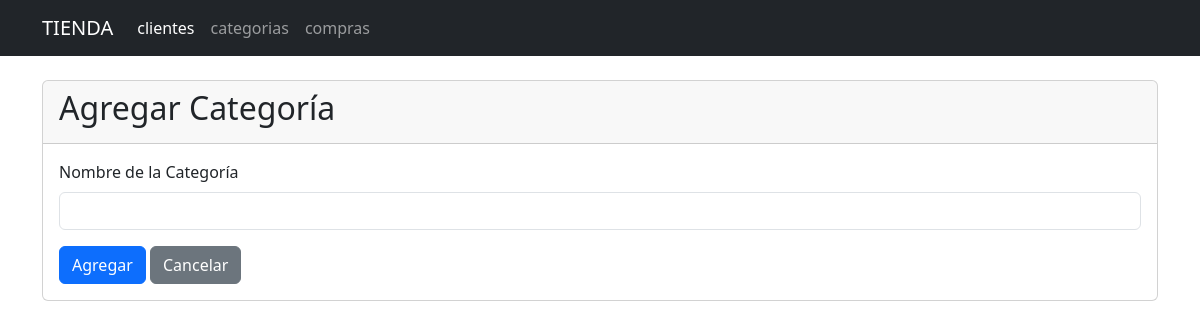
The app's page /editar_categoria/5, older data.
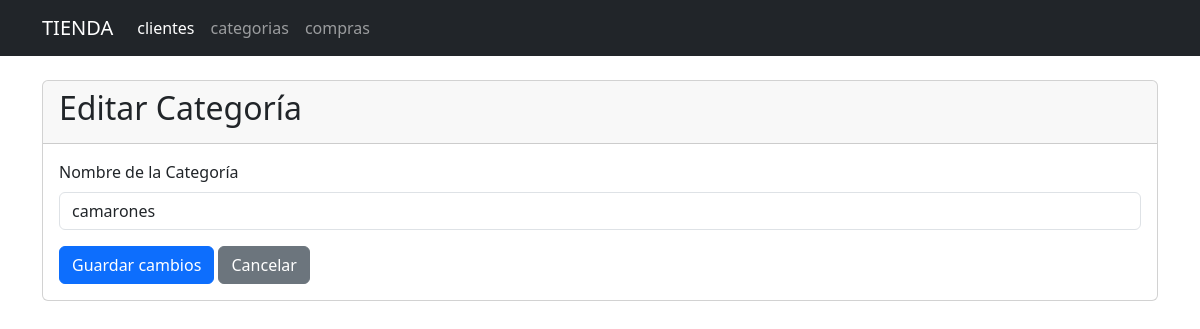
The same page, newer data.
### tables this page shows
CREATE TABLE categoria (
    id INTEGER PRIMARY KEY AUTOINCREMENT,
    nombre TEXT NOT NULL
);

### app.py (the view, shortened to what this page needs)
@app.route('/editar_categoria/<int:id>', methods=['GET', 'POST'])
def editar_categoria(id):
    conn = get_db_connection()
    categoria = conn.execute(
        'SELECT * FROM categoria WHERE id = ?',
        (id,)
    ).fetchone()
    conn.close()
    return render_template(
        'form_categoria.html',
        categoria=categoria
    )

### app.py (called while the page is built)
def get_db_connection():
    conn = sqlite3.connect('database.db')
    conn.row_factory = sqlite3.Row
    return conn

### templates/form_categoria.html
{% extends 'base.html' %}
{% block content %}
<div class="card">
    <div class="card-header">
        {% if categoria %}
            <h2>Editar Categoría</h2>
        {% else %}
            <h2>Agregar Categoría</h2>
        {% endif %}
    </div>
    <div class="card-body">
        <form method="POST"
              action="{% if categoria %}{{ url_for('editar_categoria', id=categoria.id) }}{% else %}{{ url_for('agregar_categoria') }}{% endif %}">
            <div class="mb-3">
                <label for="nombre" class="form-label">
                    Nombre de la Categoría
                </label>
                <input type="text"
                       class="form-control"
                       id="nombre"
                       name="nombre"
                       value="{{ categoria.nombre if categoria else '' }}"
                       required>
            </div>
            <button type="submit" class="btn btn-primary">
                {% if categoria %}
                    Guardar cambios
                {% else %}
                    Agregar
                {% endif %}
            </button>
            <a href="{{ url_for('categoria') }}"
               class="btn btn-secondary">
                Cancelar
            </a>
        </form>
    </div>
</div>
{% endblock %}

Row changes from the older to the newer data that the page shows:
added categoria: nombre "camarones"
Text that changed along with them:
text no longer shown: "Agregar Categoría Agregar"
text now shown: "Editar Categoría Guardar cambios"
